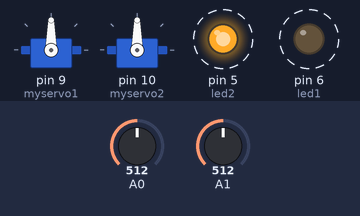
A sketch run on a simulated Arduino Uno, built with avr-gcc and run on an emulated ATmega328P. Shown: 2 × servo, output pins drawn as LEDs (lit = HIGH). Dashed ring = blinking. Inputs (shaded band) come from the test bench; at power-on: A0 = 512, A1 = 512.

Above: at 0.94 s.
1.3 s: A0 set to 716
At 1.5 s:
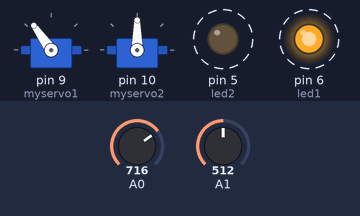
4.3 s: A1 set to 716
At 4.51 s:
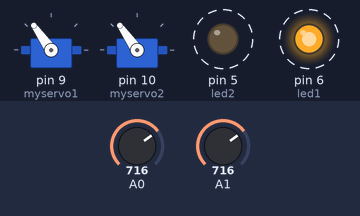
7.3 s: A0 set to 900
At 7.53 s:
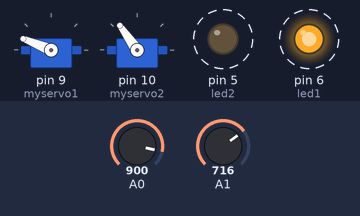
10.3 s: A1 set to 900
At 10.93 s:
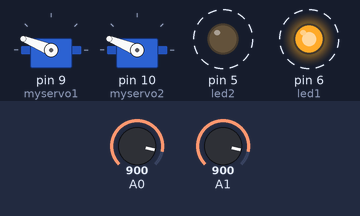
13.3 s: A0 set to 1023
At 13.47 s:
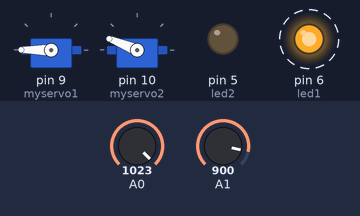
16.3 s: A1 set to 1023
At 16.86 s:
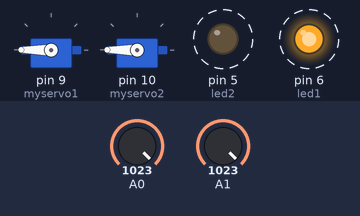
Timing chart, 0 to 20.3 s (numbered marks = the images above; inputs shaded):
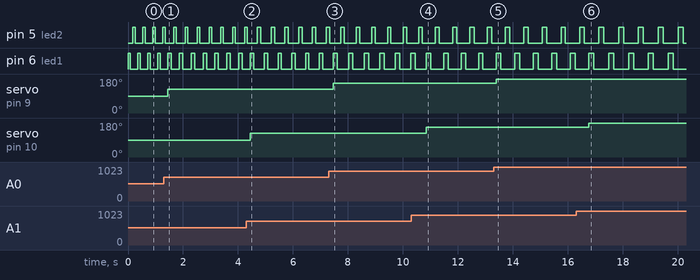

Measured:
- after the input at 1.3 s, servo on pin 9 (myservo1): 90° → 125° after 0.14 s
- after the input at 4.3 s, servo on pin 10 (myservo2): 90° → 125° after 0.16 s
- after the input at 7.3 s, servo on pin 9 (myservo1): 125° → 158° after 0.16 s
- after the input at 10.3 s, servo on pin 10 (myservo2): 125° → 158° after 0.56 s
- after the input at 13.3 s, servo on pin 9 (myservo1): 158° → 180° after 0.09 s
- after the input at 16.3 s, servo on pin 10 (myservo2): 158° → 180° after 0.47 s
- by itself, pin 5 (led2), pin 6 (led1): alternates HIGH for 0.18 s and LOW for 0.54 s

The sketch:

simulation_of_two_servo_motors_and_two_led_light_blinking_1.ino
```cpp
/*
  Binoy Das Gupta
  Project Name : Controlling 2 servo motors and
  2 led light blinking using analog value
  25-08-2020
*/

#include<Servo.h>
Servo myservo1;
Servo myservo2;
int value1;
int value2;
int led1 = 6;
int led2 = 5;

void setup()
{
  myservo1.attach(9);
  myservo2.attach(10);
  pinMode(led1,OUTPUT);
  pinMode(led2,OUTPUT);
}

void loop()
{
  value1 = analogRead(A0);
  value1 = map(value1,0,1023,0,180);
  myservo1.write(value1);

  value2 = analogRead(A1);
  value2 = map(value2,0,1023,0,180);
  myservo2.write(value2);

  digitalWrite(led1,HIGH);
  delay(value1);
  digitalWrite(led1,LOW);
  delay(value2);

  digitalWrite(led2,HIGH);
  delay(value2);
  digitalWrite(led2,LOW);
  delay(value1);
}
  
```
